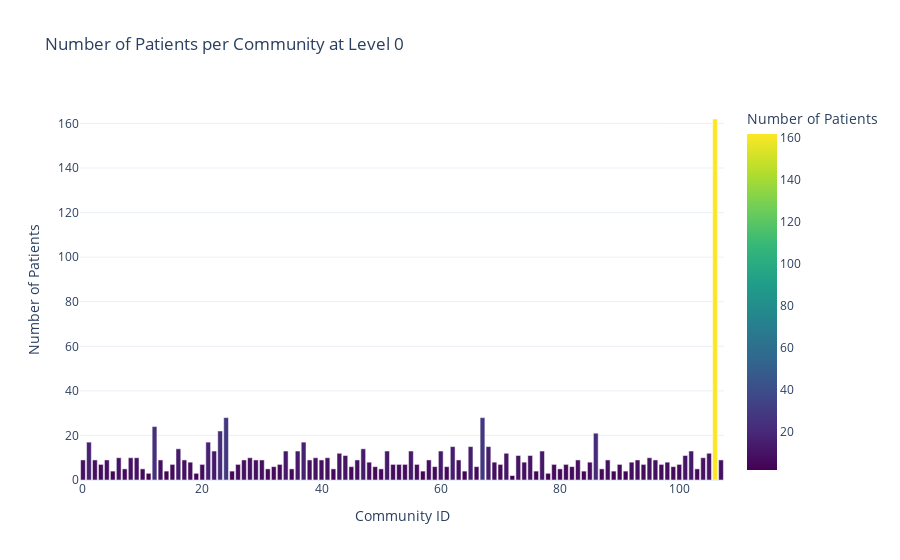

Notebook cell for this chart:
### Code cell
# make graph of  number of patients per community
def plot_patients_per_community(df_with_community, level=0):
    # Count number of patients in each community at the specified level
    patient_counts = df_with_community[df_with_community['level'] == level].groupby('community_id')['patientId'].nunique().reset_index()
    patient_counts = patient_counts.rename(columns={'patientId': 'num_patients'})

    # Create a bar plot using Plotly
    fig = px.bar(patient_counts, x='community_id', y='num_patients',
                 title=f'Number of Patients per Community at Level {level}',
                 labels={'community_id': 'Community ID', 'num_patients': 'Number of Patients'},
                 color='num_patients', color_continuous_scale='Viridis')

    fig.update_layout(xaxis_title='Community ID', yaxis_title='Number of Patients')
    fig.show()


# Usage:
plot_patients_per_community(df_with_community, level=0)

### Figure 1 — Plotly figure (JSON) as saved in the notebook; plotly's stock layout.template omitted (floating-point values rounded to 4 significant figures)
{"data": [{"hovertemplate": "Community ID=%{x}<br>Number of Patients=%{marker.color}<extra></extra>", "legendgroup": "", "marker": {"color": [9, 17, 9, 7, 9, 4, 10, 5, 10, 10, 5, 3, 24, 9, 4, 7, 14, 9, 8, 3, 7, 17, 13, 22, 28, 4, 7, 9, 10, 9, 9, 5, 6, 7, 13, 5, 13, 17, 9, 10, 9, 10, 5, 12, 11, 6, 9, 14, 8, 6, 5, 13, 7, 7, 7, 13, 7, 4, 9, 6, 13, 6, 15, 9, 4, 15, 6, 28, 15, 8, 7, 12, 2, 11, 8, 11, 4, 13, 3, 7, 5, 7, 6, 9, 4, 8, 21, 5, 9, 4, 7, 4, 8, 9, 7, 10, 9, 7, 8, 6, 7, 11, 13, 5, 10, 12, 162, 9], "coloraxis": "coloraxis", "pattern": {"shape": ""}}, "name": "", "orientation": "v", "showlegend": false, "textposition": "auto", "type": "bar", "x": [0, 1, 2, 3, 4, 5, 6, 7, 8, 9, 10, 11, 12, 13, 14, 15, 16, 17, 18, 19, 20, 21, 22, 23, 24, 25, 26, 27, 28, 29, 30, 31, 32, 33, 34, 35, 36, 37, 38, 39, 40, 41, 42, 43, 44, 45, 46, 47, 48, 49, 50, 51, 52, 53, 54, 55, 56, 57, 58, 59, 60, 61, 62, 63, 64, 65, 66, 67, 68, 69, 70, 71, 72, 73, 74, 75, 76, 77, 78, 79, 80, 81, 82, 83, 84, 85, 86, 87, 88, 89, 90, 91, 92, 93, 94, 95, 96, 97, 98, 99, 100, 101, 102, 103, 104, 105, 106, 107], "xaxis": "x", "y": [9, 17, 9, 7, 9, 4, 10, 5, 10, 10, 5, 3, 24, 9, 4, 7, 14, 9, 8, 3, 7, 17, 13, 22, 28, 4, 7, 9, 10, 9, 9, 5, 6, 7, 13, 5, 13, 17, 9, 10, 9, 10, 5, 12, 11, 6, 9, 14, 8, 6, 5, 13, 7, 7, 7, 13, 7, 4, 9, 6, 13, 6, 15, 9, 4, 15, 6, 28, 15, 8, 7, 12, 2, 11, 8, 11, 4, 13, 3, 7, 5, 7, 6, 9, 4, 8, 21, 5, 9, 4, 7, 4, 8, 9, 7, 10, 9, 7, 8, 6, 7, 11, 13, 5, 10, 12, 162, 9], "yaxis": "y"}], "layout": {"barmode": "relative", "coloraxis": {"colorbar": {"title": {"text": "Number of Patients"}}, "colorscale": [[0, "#440154"], [0.1111, "#482878"], [0.2222, "#3e4989"], [0.3333, "#31688e"], [0.4444, "#26828e"], [0.5556, "#1f9e89"], [0.6667, "#35b779"], [0.7778, "#6ece58"], [0.8889, "#b5de2b"], [1, "#fde725"]]}, "legend": {"tracegroupgap": 0}, "title": {"text": "Number of Patients per Community at Level 0"}, "xaxis": {"anchor": "y", "domain": [0, 1], "title": {"text": "Community ID"}}, "yaxis": {"anchor": "x", "domain": [0, 1], "title": {"text": "Number of Patients"}}}}
